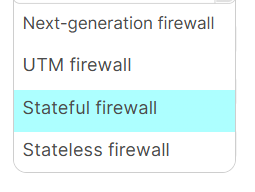
#> input picture LOMAVE_workspace/data/non_leaf/Screenshot 2025-08-06 184340.png, 255 x 192 px; its folder holds only this picture in this run
$ python train_species_classifier.py   (older library calls are emulated)
#> lines starting #> are read from the running program, lines starting #| are printed output that depends on the picture; after the words box and inside, x2 and y2 are one past the last pixel; in counts of white or black regions, pixels touching at a corner belong together
#!/usr/bin/env python3
"""
Train Species Classifier for Plant Identification
Trains a machine learning model to classify plant species from leaf images
"""

import os
import cv2
import numpy as np
from pathlib import Path
from sklearn.model_selection import train_test_split
from sklearn.ensemble import RandomForestClassifier
from sklearn.metrics import classification_report, accuracy_score
import joblib
from tqdm import tqdm
import logging

# Import our leaf detection functions from algo1.ipynb
# We'll extract the key functions and put them here for modularity

def preprocess_image(image):
    """Preprocess image for feature extraction"""
    gray = cv2.cvtColor(image, cv2.COLOR_BGR2GRAY)
    blurred = cv2.GaussianBlur(gray, (5, 5), 1.0)
    norm = cv2.normalize(blurred, None, 0, 255, cv2.NORM_MINMAX).astype(np.uint8)
    enhanced = cv2.equalizeHist(norm)
    return enhanced

def custom_edge_map(gray):
    """Extract edge map using custom gradient detection"""
    kx = np.array([[-1,0,1],[-2,0,2],[-1,0,1]], dtype=np.float32)
    ky = np.array([[-1,-2,-1],[0,0,0],[1,2,1]], dtype=np.float32)
    gx = cv2.filter2D(gray.astype(np.float32), cv2.CV_32F, kx)
    gy = cv2.filter2D(gray.astype(np.float32), cv2.CV_32F, ky)
    mag = np.sqrt(gx**2 + gy**2)
    mag_u8 = ((mag / (mag.max() + 1e-12)) * 255).astype(np.uint8)
    _, edge_binary = cv2.threshold(mag_u8, 0, 255, cv2.THRESH_BINARY + cv2.THRESH_OTSU)
    return edge_binary, mag_u8

def segment_largest_object(image, gray):
    """Segment largest object (assumed to be leaf)"""
    _, th = cv2.threshold(gray, 0, 255, cv2.THRESH_BINARY + cv2.THRESH_OTSU)

    kernel_close = cv2.getStructuringElement(cv2.MORPH_ELLIPSE, (11,11))
    kernel_open  = cv2.getStructuringElement(cv2.MORPH_ELLIPSE, (5,5))
    cleaned = cv2.morphologyEx(th, cv2.MORPH_CLOSE, kernel_close)
    cleaned = cv2.morphologyEx(cleaned, cv2.MORPH_OPEN, kernel_open)

    if np.count_nonzero(cleaned) < 200:
        hsv = cv2.cvtColor(image, cv2.COLOR_BGR2HSV)
        lower_green = np.array([25, 30, 20])
        upper_green = np.array([100, 255, 255])
        color_mask = cv2.inRange(hsv, lower_green, upper_green)
        cleaned = cv2.morphologyEx(color_mask, cv2.MORPH_CLOSE, kernel_close)
        cleaned = cv2.morphologyEx(cleaned, cv2.MORPH_OPEN, kernel_open)

    contours, _ = cv2.findContours(cleaned, cv2.RETR_EXTERNAL, cv2.CHAIN_APPROX_SIMPLE)
    if not contours:
        return None, None, cleaned
    largest = max(contours, key=cv2.contourArea)
    mask = np.zeros_like(gray, dtype=np.uint8)
    cv2.drawContours(mask, [largest], -1, 255, -1)
    return mask, largest, cleaned

def extract_features(image, mask, contour):
    """Extract comprehensive features from leaf image"""
    gray = cv2.cvtColor(image, cv2.COLOR_BGR2GRAY)
    image_area = image.shape[0] * image.shape[1]

    mask_pixels = np.count_nonzero(mask) if mask is not None else 0
    contour_area = cv2.contourArea(contour) if contour is not None else 0
    area_ratio = contour_area / image_area if image_area > 0 else 0
    mask_coverage = mask_pixels / image_area if image_area > 0 else 0

    edges = cv2.Canny(gray, 50, 150)
    edge_count = np.count_nonzero(edges)
    edge_density = edge_count / image_area if image_area > 0 else 0

    masked_gray = cv2.bitwise_and(gray, gray, mask=mask)
    _, bin_mask = cv2.threshold(masked_gray, 1, 255, cv2.THRESH_BINARY)
    from skimage.morphology import skeletonize
    skel = skeletonize(bin_mask // 255)
    skeleton_pixels = np.count_nonzero(skel)
    vein_density = skeleton_pixels / mask_pixels if mask_pixels > 0 else 0

    masked_gray_vals = gray[mask > 0]
    gray_variance = float(np.var(masked_gray_vals)) if masked_gray_vals.size > 0 else 0.0
    from skimage.measure import shannon_entropy
    gray_entropy = float(shannon_entropy(masked_gray_vals)) if masked_gray_vals.size > 0 else 0.0

    if mask_pixels > 0:
        masked_pixels = image[mask > 0].reshape(-1, 3)
        color_std = float(np.mean(np.std(masked_pixels, axis=0)))
    else:
        color_std = 0.0

    solidity = 0.0
    if contour is not None:
        hull = cv2.convexHull(contour)
        hull_area = cv2.contourArea(hull)
        if hull_area > 0:
            solidity = contour_area / hull_area

    # Geometric features
    if contour is not None:
        x, y, w, h = cv2.boundingRect(contour)
        aspect_ratio = float(w) / h if h > 0 else 0
        rect_area = w * h
        extent = float(contour_area) / rect_area if rect_area > 0 else 0
        moments = cv2.moments(contour)
        hu_moments = cv2.HuMoments(moments).flatten()
    else:
        aspect_ratio = extent = 0
        hu_moments = np.zeros(7)

    feats = {
        'image_area': image_area,
        'contour_area': contour_area,
        'mask_pixels': mask_pixels,
        'area_ratio': area_ratio,
        'mask_coverage': mask_coverage,
        'edge_count': edge_count,
        'edge_density': edge_density,
        'vein_density': vein_density,
        'skeleton_pixels': skeleton_pixels,
        'gray_variance': gray_variance,
        'gray_entropy': gray_entropy,
        'color_std': color_std,
        'solidity': solidity,
        'aspect_ratio': aspect_ratio,
        'extent': extent,
        'hu_moment_1': hu_moments[0],
        'hu_moment_2': hu_moments[1],
        'hu_moment_3': hu_moments[2],
        'hu_moment_4': hu_moments[3],
        'hu_moment_5': hu_moments[4],
        'hu_moment_6': hu_moments[5],
        'hu_moment_7': hu_moments[6]
    }
    return feats

def load_dataset(data_dir):
    """Load dataset from directory structure"""
    data_path = Path(data_dir)
    images = []
    labels = []
    file_paths = []

    species_dirs = [d for d in data_path.iterdir() if d.is_dir()]

    for species_dir in tqdm(species_dirs, desc="Loading dataset"):
        species_name = species_dir.name

        image_files = list(species_dir.glob('*.jpg')) + \
                     list(species_dir.glob('*.png')) + \
                     list(species_dir.glob('*.jpeg'))

        print(f"Loading {len(image_files)} images for {species_name}")

        for img_file in image_files:
            try:
                image = cv2.imread(str(img_file))
                if image is None:
                    continue

                image = cv2.cvtColor(image, cv2.COLOR_BGR2RGB)
                images.append(image)
                labels.append(species_name)
                file_paths.append(str(img_file))

            except Exception as e:
                print(f"Failed to load {img_file}: {e}")

    return images, labels, file_paths

def extract_features_from_dataset(images):
    """Extract features from all images in dataset"""
    features_list = []

    for img in tqdm(images, desc="Extracting features"):
        try:
            gray = cv2.cvtColor(img, cv2.COLOR_RGB2GRAY)
            mask, contour, _ = segment_largest_object(img, gray)

            if mask is None or contour is None:
                # Use zero features for failed segmentation
                features = {k: 0.0 for k in ['image_area', 'contour_area', 'mask_pixels', 'area_ratio',
                                           'mask_coverage', 'edge_count', 'edge_density', 'vein_density',
                                           'skeleton_pixels', 'gray_variance', 'gray_entropy', 'color_std',
                                           'solidity', 'aspect_ratio', 'extent', 'hu_moment_1', 'hu_moment_2',
                                           'hu_moment_3', 'hu_moment_4', 'hu_moment_5', 'hu_moment_6', 'hu_moment_7']}
            else:
                features = extract_features(img, mask, contour)

            # Convert to feature vector
            feature_vector = np.array(list(features.values()))
            feature_vector = np.nan_to_num(feature_vector, nan=0.0, posinf=0.0, neginf=0.0)
            features_list.append(feature_vector)

        except Exception as e:
            print(f"Feature extraction failed: {e}")
            features_list.append(np.zeros(20))  # Placeholder

    return np.array(features_list)

def train_classifier(X_train, y_train, X_test, y_test):
    """Train and evaluate Random Forest classifier"""
    print("Training Random Forest classifier...")

    clf = RandomForestClassifier(
        n_estimators=100,
        max_depth=20,
        random_state=42,
        n_jobs=-1
    )

    clf.fit(X_train, y_train)

    # Evaluate
    y_pred = clf.predict(X_test)
    accuracy = accuracy_score(y_test, y_pred)

    print(".3f")
    print("\nClassification Report:")
    print(classification_report(y_test, y_pred))

    return clf, accuracy

def main():
    """Main training function"""
    logging.basicConfig(level=logging.INFO)
    logger = logging.getLogger(__name__)

    # Load dataset
    print("Loading dataset...")
    images, labels, file_paths = load_dataset("data")
#> in load_dataset, image is the input picture: shape (192, 255, 3); mean B, G, R 246.6, 246.6, 231.8
#> images = 1 item; labels = ['non_leaf']; file_paths = 1 item

    if len(images) == 0:
        print("No images found in dataset!")
        return

    print(f"Loaded {len(images)} images from {len(set(labels))} species")
#| Loaded 1 images from 1 species

    # Extract features
    print("Extracting features...")
    features = extract_features_from_dataset(images)
#> the loop in extract_features_from_dataset, `for img in tqdm(images, desc="Extracting features"):` made 1 pass
#> (contour, image_area in extract_features, mask_pixels in extract_features, contour_area in extract_features, area_ratio in extract_features, mask_coverage in extract_features, edge_count in extract_features, edge_density in extract_features) on pass 1: ([[0, 0], [0, 191], [254, 191], [254, 0]], 48960, 48960, 48514, 0.991, 1, 4228, 0.0864)
#> pass 1, in extract_features_from_dataset, `gray = cv2.cvtColor(img, cv2.COLOR_RGB2GRAY)`:
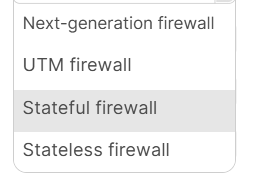
#> gray: shape (192, 255); min 75, max 255, mean 242.1
#> pass 1, in segment_largest_object, `_, th = cv2.threshold(gray, 0, 255, cv2.THRESH_BINARY + cv2.THRESH_OTSU)`:
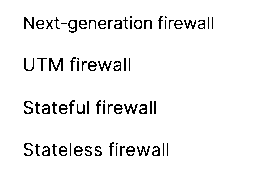
#> th: shape (192, 255); 95.3% white; black in thin lines or dots, all inside (x1, y1, x2, y2) = (24, 16, 213, 156)

    print(f"Feature matrix shape: {features.shape}")
#| Feature matrix shape: (1, 22)

    # Split data
#> (the run stopped early here; a loop or call above may not have finished)

$ run again, on LOMAVE_workspace/data/non_leaf/Screenshot 2025-08-06 224114.png
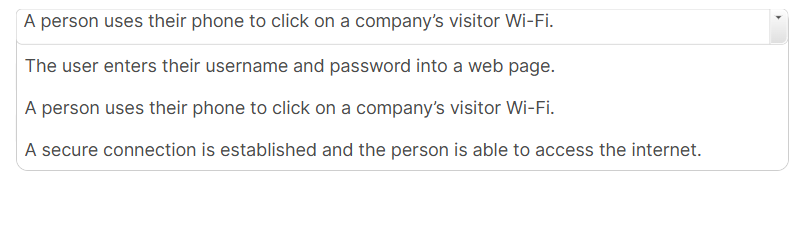
#> input picture LOMAVE_workspace/data/non_leaf/Screenshot 2025-08-06 224114.png, 803 x 235 px
#> in load_dataset, image is the input picture: shape (235, 803, 3); mean B, G, R 247.3, 247.3, 247.3
#> images = 1 item; labels = ['non_leaf']; file_paths = 1 item
#| Loaded 1 images from 1 species
#> the loop in extract_features_from_dataset, `for img in tqdm(images, desc="Extracting features"):` made 1 pass
#> (contour, image_area in extract_features, mask_pixels in extract_features, contour_area in extract_features, area_ratio in extract_features, mask_coverage in extract_features, edge_count in extract_features, edge_density in extract_features) on pass 1: ([[0, 0], [0, 234], [802, 234], [802, 0]], 188705, 188705, 187668, 0.995, 1, 14266, 0.0756)
#> pass 1, in segment_largest_object, `_, th = cv2.threshold(gray, 0, 255, cv2.THRESH_BINARY + cv2.THRESH_OTSU)`:
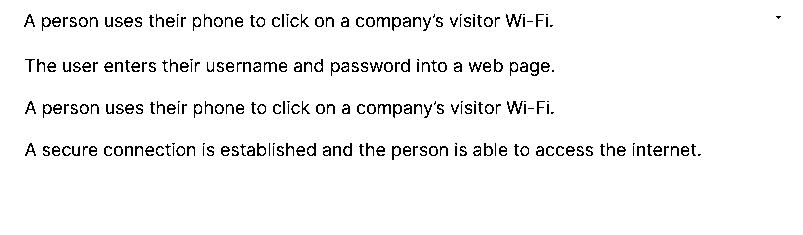
#> th: shape (235, 803); 95.6% white; black in thin lines or dots, all inside (x1, y1, x2, y2) = (24, 14, 781, 160)
#| Feature matrix shape: (1, 22)

$ run again, on LOMAVE_workspace/data/non_leaf/Screenshot 2025-08-06 224240.png
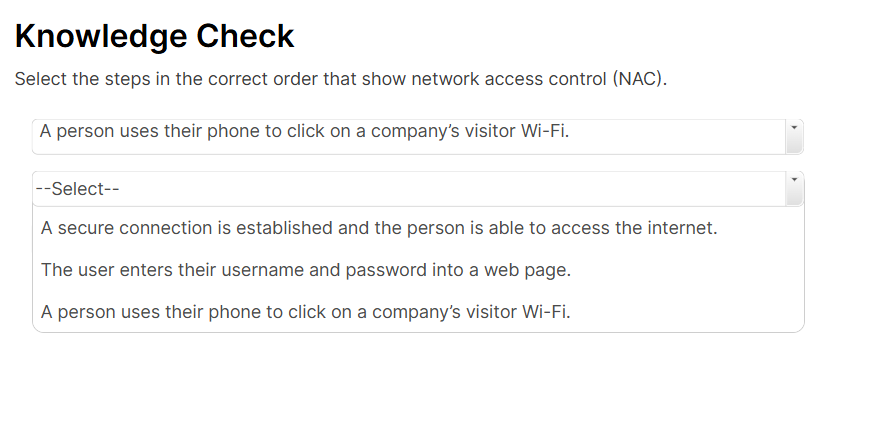
#> input picture LOMAVE_workspace/data/non_leaf/Screenshot 2025-08-06 224240.png, 881 x 441 px
#> in load_dataset, image is the input picture: shape (441, 881, 3); mean B, G, R 248.3, 248.3, 248.3
#> images = 1 item; labels = ['non_leaf']; file_paths = 1 item
#| Loaded 1 images from 1 species
#> the loop in extract_features_from_dataset, `for img in tqdm(images, desc="Extracting features"):` made 1 pass
#> (contour, image_area in extract_features, mask_pixels in extract_features, contour_area in extract_features, area_ratio in extract_features, mask_coverage in extract_features, edge_count in extract_features, edge_density in extract_features) on pass 1: ([[0, 0], [0, 440], [880, 440], [880, 0]], 388521, 388521, 387200, 0.997, 1, 22042, 0.0567)
#> pass 1, in segment_largest_object, `_, th = cv2.threshold(gray, 0, 255, cv2.THRESH_BINARY + cv2.THRESH_OTSU)`:
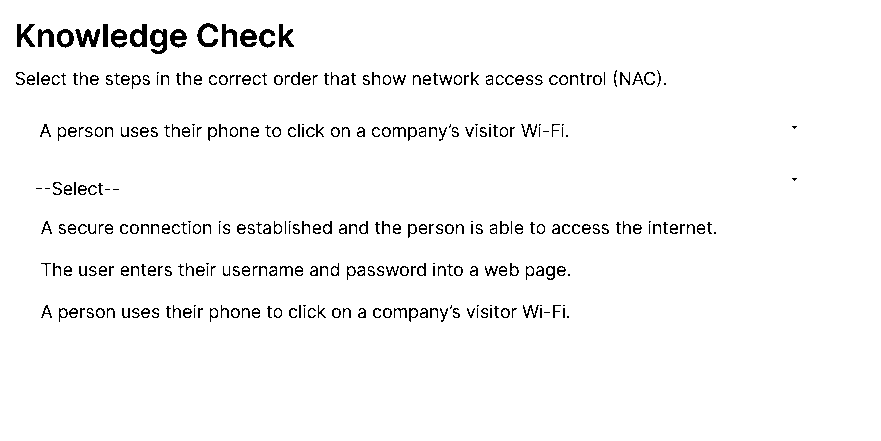
#> th: shape (441, 881); 96.6% white; black in thin lines or dots, all inside (x1, y1, x2, y2) = (16, 23, 797, 322)
#| Feature matrix shape: (1, 22)
